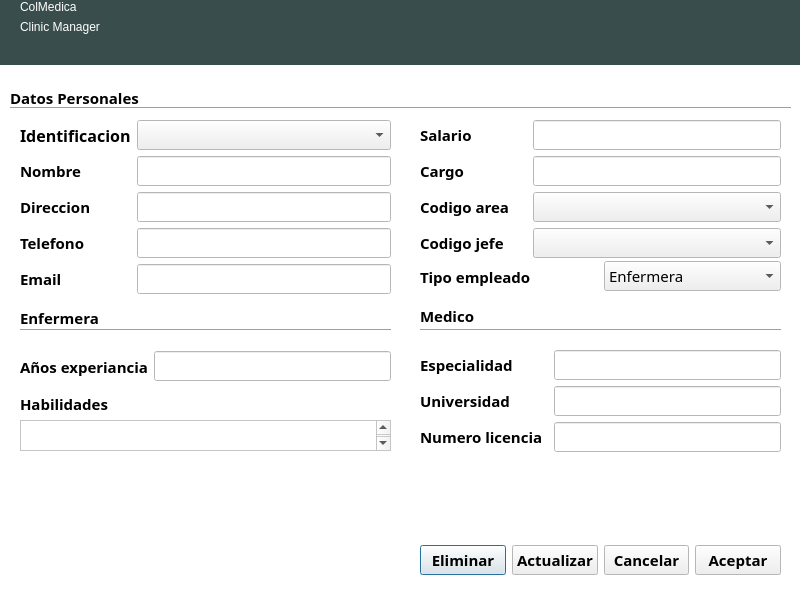
<?xml version="1.0" encoding="UTF-8"?>
<ui version="4.0">
 <class>dialogModificarEmpleado</class>
 <widget class="QDialog" name="dialogModificarEmpleado">
  <property name="geometry">
   <rect>
    <x>0</x>
    <y>0</y>
    <width>800</width>
    <height>600</height>
   </rect>
  </property>
  <property name="palette">
   <palette>
    <active>
     <colorrole role="Base">
      <brush brushstyle="SolidPattern">
       <color alpha="255">
        <red>255</red>
        <green>255</green>
        <blue>255</blue>
       </color>
      </brush>
     </colorrole>
     <colorrole role="Window">
      <brush brushstyle="SolidPattern">
       <color alpha="255">
        <red>255</red>
        <green>255</green>
        <blue>255</blue>
       </color>
      </brush>
     </colorrole>
    </active>
    <inactive>
     <colorrole role="Base">
      <brush brushstyle="SolidPattern">
       <color alpha="255">
        <red>255</red>
        <green>255</green>
        <blue>255</blue>
       </color>
      </brush>
     </colorrole>
     <colorrole role="Window">
      <brush brushstyle="SolidPattern">
       <color alpha="255">
        <red>255</red>
        <green>255</green>
        <blue>255</blue>
       </color>
      </brush>
     </colorrole>
    </inactive>
    <disabled>
     <colorrole role="Base">
      <brush brushstyle="SolidPattern">
       <color alpha="255">
        <red>255</red>
        <green>255</green>
        <blue>255</blue>
       </color>
      </brush>
     </colorrole>
     <colorrole role="Window">
      <brush brushstyle="SolidPattern">
       <color alpha="255">
        <red>255</red>
        <green>255</green>
        <blue>255</blue>
       </color>
      </brush>
     </colorrole>
    </disabled>
   </palette>
  </property>
  <property name="cursor">
   <cursorShape>PointingHandCursor</cursorShape>
  </property>
  <property name="windowTitle">
   <string>Modificar Empleado</string>
  </property>
  <property name="autoFillBackground">
   <bool>true</bool>
  </property>
  <widget class="QWidget" name="widgetCabecera" native="true">
   <property name="geometry">
    <rect>
     <x>0</x>
     <y>0</y>
     <width>800</width>
     <height>65</height>
    </rect>
   </property>
   <property name="palette">
    <palette>
     <active>
      <colorrole role="WindowText">
       <brush brushstyle="SolidPattern">
        <color alpha="255">
         <red>255</red>
         <green>255</green>
         <blue>255</blue>
        </color>
       </brush>
      </colorrole>
      <colorrole role="Base">
       <brush brushstyle="SolidPattern">
        <color alpha="255">
         <red>255</red>
         <green>255</green>
         <blue>255</blue>
        </color>
       </brush>
      </colorrole>
      <colorrole role="Window">
       <brush brushstyle="SolidPattern">
        <color alpha="255">
         <red>57</red>
         <green>77</green>
         <blue>76</blue>
        </color>
       </brush>
      </colorrole>
     </active>
     <inactive>
      <colorrole role="WindowText">
       <brush brushstyle="SolidPattern">
        <color alpha="255">
         <red>255</red>
         <green>255</green>
         <blue>255</blue>
        </color>
       </brush>
      </colorrole>
      <colorrole role="Base">
       <brush brushstyle="SolidPattern">
        <color alpha="255">
         <red>255</red>
         <green>255</green>
         <blue>255</blue>
        </color>
       </brush>
      </colorrole>
      <colorrole role="Window">
       <brush brushstyle="SolidPattern">
        <color alpha="255">
         <red>57</red>
         <green>77</green>
         <blue>76</blue>
        </color>
       </brush>
      </colorrole>
     </inactive>
     <disabled>
      <colorrole role="WindowText">
       <brush brushstyle="SolidPattern">
        <color alpha="255">
         <red>159</red>
         <green>158</green>
         <blue>158</blue>
        </color>
       </brush>
      </colorrole>
      <colorrole role="Base">
       <brush brushstyle="SolidPattern">
        <color alpha="255">
         <red>57</red>
         <green>77</green>
         <blue>76</blue>
        </color>
       </brush>
      </colorrole>
      <colorrole role="Window">
       <brush brushstyle="SolidPattern">
        <color alpha="255">
         <red>57</red>
         <green>77</green>
         <blue>76</blue>
        </color>
       </brush>
      </colorrole>
     </disabled>
    </palette>
   </property>
   <property name="autoFillBackground">
    <bool>true</bool>
   </property>
   <widget class="QWidget" name="layoutWidget_2">
    <property name="geometry">
     <rect>
      <x>20</x>
      <y>0</y>
      <width>162</width>
      <height>87</height>
     </rect>
    </property>
    <layout class="QFormLayout" name="formLayout_2">
     <property name="fieldGrowthPolicy">
      <enum>QFormLayout::AllNonFixedFieldsGrow</enum>
     </property>
     <item row="0" column="0">
      <widget class="QLabel" name="labelColMedica">
       <property name="styleSheet">
        <string notr="true">font: 30pt &quot;Ubuntu Condensed&quot;;
color: rgb(255, 255, 255);</string>
       </property>
       <property name="text">
        <string>ColMedica</string>
       </property>
      </widget>
     </item>
     <item row="1" column="0">
      <widget class="QLabel" name="labelClinicManager">
       <property name="text">
        <string>Clinic Manager</string>
       </property>
      </widget>
     </item>
    </layout>
   </widget>
  </widget>
  <widget class="QWidget" name="widgetCuerpo" native="true">
   <property name="geometry">
    <rect>
     <x>0</x>
     <y>80</y>
     <width>800</width>
     <height>511</height>
    </rect>
   </property>
   <property name="font">
    <font>
     <family>Ubuntu Condensed</family>
     <pointsize>11</pointsize>
     <weight>75</weight>
     <italic>false</italic>
     <bold>true</bold>
    </font>
   </property>
   <property name="cursor">
    <cursorShape>PointingHandCursor</cursorShape>
   </property>
   <property name="autoFillBackground">
    <bool>true</bool>
   </property>
   <widget class="QWidget" name="layoutWidget_4">
    <property name="geometry">
     <rect>
      <x>20</x>
      <y>40</y>
      <width>371</width>
      <height>181</height>
     </rect>
    </property>
    <layout class="QFormLayout" name="formLayout_3">
     <item row="0" column="0">
      <widget class="QLabel" name="labelIdentificacion">
       <property name="font">
        <font>
         <family>Ubuntu Condensed</family>
         <pointsize>12</pointsize>
         <weight>75</weight>
         <italic>false</italic>
         <bold>true</bold>
        </font>
       </property>
       <property name="text">
        <string>Identificacion</string>
       </property>
      </widget>
     </item>
     <item row="1" column="0">
      <widget class="QLabel" name="labelNombre">
       <property name="text">
        <string>Nombre</string>
       </property>
      </widget>
     </item>
     <item row="1" column="1">
      <widget class="QLineEdit" name="lineEditNombre">
       <property name="font">
        <font>
         <weight>50</weight>
         <bold>false</bold>
        </font>
       </property>
      </widget>
     </item>
     <item row="2" column="0">
      <widget class="QLabel" name="labelDireccion">
       <property name="text">
        <string>Direccion</string>
       </property>
      </widget>
     </item>
     <item row="2" column="1">
      <widget class="QLineEdit" name="lineEditDireccion">
       <property name="font">
        <font>
         <weight>50</weight>
         <bold>false</bold>
        </font>
       </property>
      </widget>
     </item>
     <item row="3" column="0">
      <widget class="QLabel" name="labelTelefono">
       <property name="text">
        <string>Telefono</string>
       </property>
      </widget>
     </item>
     <item row="3" column="1">
      <widget class="QLineEdit" name="lineEditTelefono">
       <property name="font">
        <font>
         <weight>50</weight>
         <bold>false</bold>
        </font>
       </property>
      </widget>
     </item>
     <item row="4" column="0">
      <widget class="QLabel" name="labelEmail">
       <property name="text">
        <string>Email</string>
       </property>
      </widget>
     </item>
     <item row="4" column="1">
      <widget class="QLineEdit" name="lineEditEmail">
       <property name="font">
        <font>
         <weight>50</weight>
         <bold>false</bold>
        </font>
       </property>
      </widget>
     </item>
     <item row="0" column="1">
      <widget class="QComboBox" name="comboBoxIdentificacion">
       <property name="font">
        <font>
         <weight>50</weight>
         <bold>false</bold>
        </font>
       </property>
      </widget>
     </item>
    </layout>
   </widget>
   <widget class="QLabel" name="labelHabilidades">
    <property name="geometry">
     <rect>
      <x>20</x>
      <y>310</y>
      <width>369</width>
      <height>27</height>
     </rect>
    </property>
    <property name="text">
     <string>Habilidades</string>
    </property>
   </widget>
   <widget class="Line" name="lineEnfermera">
    <property name="geometry">
     <rect>
      <x>20</x>
      <y>240</y>
      <width>371</width>
      <height>20</height>
     </rect>
    </property>
    <property name="orientation">
     <enum>Qt::Horizontal</enum>
    </property>
   </widget>
   <widget class="QWidget" name="layoutWidget_5">
    <property name="geometry">
     <rect>
      <x>420</x>
      <y>40</y>
      <width>361</width>
      <height>144</height>
     </rect>
    </property>
    <layout class="QFormLayout" name="formLayout_4">
     <item row="0" column="0">
      <widget class="QLabel" name="labelSalario">
       <property name="text">
        <string>Salario              </string>
       </property>
      </widget>
     </item>
     <item row="0" column="1">
      <widget class="QLineEdit" name="lineEditSalario">
       <property name="font">
        <font>
         <weight>50</weight>
         <bold>false</bold>
        </font>
       </property>
      </widget>
     </item>
     <item row="1" column="0">
      <widget class="QLabel" name="labelCargo">
       <property name="text">
        <string>Cargo</string>
       </property>
      </widget>
     </item>
     <item row="1" column="1">
      <widget class="QLineEdit" name="lineEditCargo">
       <property name="font">
        <font>
         <weight>50</weight>
         <bold>false</bold>
        </font>
       </property>
      </widget>
     </item>
     <item row="2" column="0">
      <widget class="QLabel" name="labelCodigoArea">
       <property name="text">
        <string>Codigo area</string>
       </property>
      </widget>
     </item>
     <item row="2" column="1">
      <widget class="QComboBox" name="comboBoxCodigoArea">
       <property name="font">
        <font>
         <weight>50</weight>
         <bold>false</bold>
        </font>
       </property>
      </widget>
     </item>
     <item row="3" column="0">
      <widget class="QLabel" name="labelCodigoJefe">
       <property name="text">
        <string>Codigo jefe</string>
       </property>
      </widget>
     </item>
     <item row="3" column="1">
      <widget class="QComboBox" name="comboBoxCodigoJefe">
       <property name="font">
        <font>
         <weight>50</weight>
         <bold>false</bold>
        </font>
       </property>
      </widget>
     </item>
    </layout>
   </widget>
   <widget class="QLabel" name="labelMedico">
    <property name="geometry">
     <rect>
      <x>420</x>
      <y>220</y>
      <width>81</width>
      <height>31</height>
     </rect>
    </property>
    <property name="text">
     <string>Medico</string>
    </property>
   </widget>
   <widget class="QPlainTextEdit" name="plainTextEditHabilidades">
    <property name="geometry">
     <rect>
      <x>20</x>
      <y>340</y>
      <width>371</width>
      <height>31</height>
     </rect>
    </property>
    <property name="font">
     <font>
      <weight>50</weight>
      <bold>false</bold>
     </font>
    </property>
   </widget>
   <widget class="QWidget" name="layoutWidget_6">
    <property name="geometry">
     <rect>
      <x>420</x>
      <y>180</y>
      <width>361</width>
      <height>33</height>
     </rect>
    </property>
    <layout class="QHBoxLayout" name="horizontalLayout_3">
     <item>
      <widget class="QLabel" name="labelTipoEmpleado">
       <property name="text">
        <string>Tipo empleado</string>
       </property>
      </widget>
     </item>
     <item>
      <widget class="QComboBox" name="comboBoxTipoEmpleado">
       <property name="font">
        <font>
         <weight>50</weight>
         <bold>false</bold>
        </font>
       </property>
       <item>
        <property name="text">
         <string>Enfermera</string>
        </property>
       </item>
       <item>
        <property name="text">
         <string>Medico</string>
        </property>
       </item>
      </widget>
     </item>
    </layout>
   </widget>
   <widget class="Line" name="lineDatosPersonales">
    <property name="geometry">
     <rect>
      <x>10</x>
      <y>20</y>
      <width>781</width>
      <height>16</height>
     </rect>
    </property>
    <property name="orientation">
     <enum>Qt::Horizontal</enum>
    </property>
   </widget>
   <widget class="QWidget" name="layoutWidget_8">
    <property name="geometry">
     <rect>
      <x>20</x>
      <y>270</y>
      <width>371</width>
      <height>33</height>
     </rect>
    </property>
    <layout class="QHBoxLayout" name="horizontalLayout">
     <item>
      <widget class="QLabel" name="labelAniosExperiencia">
       <property name="text">
        <string>Años experiancia</string>
       </property>
      </widget>
     </item>
     <item>
      <widget class="QLineEdit" name="lineEditAniosExperiencia">
       <property name="font">
        <font>
         <weight>50</weight>
         <bold>false</bold>
        </font>
       </property>
      </widget>
     </item>
    </layout>
   </widget>
   <widget class="QLabel" name="labelDatosPersonales">
    <property name="geometry">
     <rect>
      <x>10</x>
      <y>10</y>
      <width>131</width>
      <height>16</height>
     </rect>
    </property>
    <property name="text">
     <string>Datos Personales </string>
    </property>
   </widget>
   <widget class="QLabel" name="labelEnfermera">
    <property name="geometry">
     <rect>
      <x>20</x>
      <y>230</y>
      <width>81</width>
      <height>16</height>
     </rect>
    </property>
    <property name="text">
     <string>Enfermera</string>
    </property>
   </widget>
   <widget class="QWidget" name="layoutWidget_9">
    <property name="geometry">
     <rect>
      <x>420</x>
      <y>270</y>
      <width>361</width>
      <height>107</height>
     </rect>
    </property>
    <layout class="QFormLayout" name="formLayout_5">
     <property name="fieldGrowthPolicy">
      <enum>QFormLayout::AllNonFixedFieldsGrow</enum>
     </property>
     <item row="0" column="0">
      <widget class="QLabel" name="labelEspecialidad">
       <property name="text">
        <string>Especialidad         </string>
       </property>
      </widget>
     </item>
     <item row="0" column="1">
      <widget class="QLineEdit" name="lineEditEspecialidad">
       <property name="font">
        <font>
         <weight>50</weight>
         <bold>false</bold>
        </font>
       </property>
      </widget>
     </item>
     <item row="1" column="0">
      <widget class="QLabel" name="labelUniversidad">
       <property name="text">
        <string>Universidad</string>
       </property>
      </widget>
     </item>
     <item row="1" column="1">
      <widget class="QLineEdit" name="lineEditUniversidad">
       <property name="font">
        <font>
         <weight>50</weight>
         <bold>false</bold>
        </font>
       </property>
      </widget>
     </item>
     <item row="2" column="0">
      <widget class="QLabel" name="labelNumeroLicencia">
       <property name="text">
        <string>Numero licencia</string>
       </property>
      </widget>
     </item>
     <item row="2" column="1">
      <widget class="QLineEdit" name="lineEditNumeroLicencia">
       <property name="font">
        <font>
         <weight>50</weight>
         <bold>false</bold>
        </font>
       </property>
      </widget>
     </item>
    </layout>
   </widget>
   <widget class="Line" name="lineMedico">
    <property name="geometry">
     <rect>
      <x>420</x>
      <y>240</y>
      <width>361</width>
      <height>20</height>
     </rect>
    </property>
    <property name="orientation">
     <enum>Qt::Horizontal</enum>
    </property>
   </widget>
   <widget class="QWidget" name="layoutWidget">
    <property name="geometry">
     <rect>
      <x>420</x>
      <y>460</y>
      <width>361</width>
      <height>41</height>
     </rect>
    </property>
    <layout class="QGridLayout" name="gridLayout">
     <item row="0" column="0">
      <widget class="QPushButton" name="pushButtonEliminar">
       <property name="cursor">
        <cursorShape>PointingHandCursor</cursorShape>
       </property>
       <property name="autoFillBackground">
        <bool>true</bool>
       </property>
       <property name="text">
        <string>Eliminar</string>
       </property>
      </widget>
     </item>
     <item row="0" column="1">
      <widget class="QPushButton" name="pushButtonActualizar">
       <property name="cursor">
        <cursorShape>PointingHandCursor</cursorShape>
       </property>
       <property name="autoFillBackground">
        <bool>true</bool>
       </property>
       <property name="text">
        <string>Actualizar</string>
       </property>
      </widget>
     </item>
     <item row="0" column="2">
      <widget class="QPushButton" name="pushButtonCancelar">
       <property name="cursor">
        <cursorShape>PointingHandCursor</cursorShape>
       </property>
       <property name="autoFillBackground">
        <bool>true</bool>
       </property>
       <property name="text">
        <string>Cancelar</string>
       </property>
      </widget>
     </item>
     <item row="0" column="3">
      <widget class="QPushButton" name="pushButtonAceptar">
       <property name="cursor">
        <cursorShape>PointingHandCursor</cursorShape>
       </property>
       <property name="autoFillBackground">
        <bool>true</bool>
       </property>
       <property name="text">
        <string>Aceptar</string>
       </property>
      </widget>
     </item>
    </layout>
   </widget>
   <zorder>layoutWidget</zorder>
   <zorder>layoutWidget_4</zorder>
   <zorder>layoutWidget_5</zorder>
   <zorder>layoutWidget_6</zorder>
   <zorder>layoutWidget_8</zorder>
   <zorder>layoutWidget_9</zorder>
   <zorder>labelHabilidades</zorder>
   <zorder>lineEnfermera</zorder>
   <zorder>labelMedico</zorder>
   <zorder>plainTextEditHabilidades</zorder>
   <zorder>lineDatosPersonales</zorder>
   <zorder>labelDatosPersonales</zorder>
   <zorder>labelEnfermera</zorder>
   <zorder>lineMedico</zorder>
  </widget>
 </widget>
 <resources>
  <include location="../../iconos/iconos_rc.qrc"/>
 </resources>
 <connections/>
</ui>
